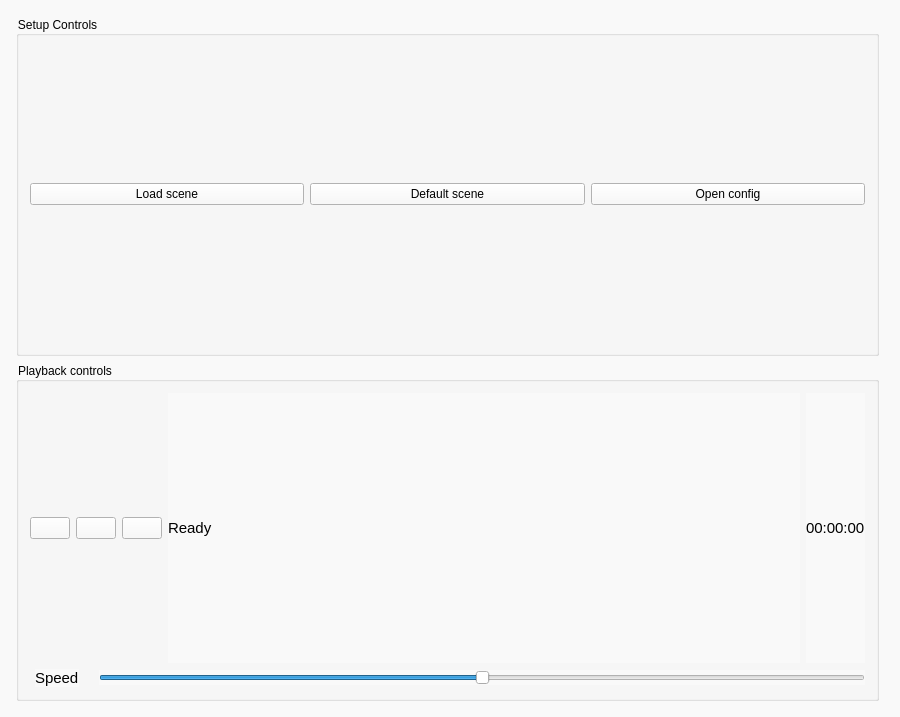
<?xml version="1.0" encoding="UTF-8"?>
<ui version="4.0">
 <class>QArrow2D</class>
 <widget class="QMainWindow" name="QArrow2D">
  <property name="geometry">
   <rect>
    <x>0</x>
    <y>0</y>
    <width>900</width>
    <height>717</height>
   </rect>
  </property>
  <property name="windowTitle">
   <string>QArrow2D</string>
  </property>
  <property name="styleSheet">
   <string notr="true">background-color : rgb(249, 249, 249)</string>
  </property>
  <widget class="QWidget" name="centralWidget">
   <property name="autoFillBackground">
    <bool>false</bool>
   </property>
   <layout class="QHBoxLayout" name="horizontalLayout_3">
    <item>
     <layout class="QHBoxLayout" name="layout">
      <property name="leftMargin">
       <number>0</number>
      </property>
      <property name="topMargin">
       <number>0</number>
      </property>
      <property name="rightMargin">
       <number>0</number>
      </property>
      <property name="bottomMargin">
       <number>0</number>
      </property>
      <item>
       <layout class="QVBoxLayout" name="leftPane">
        <property name="leftMargin">
         <number>0</number>
        </property>
        <property name="topMargin">
         <number>0</number>
        </property>
        <property name="rightMargin">
         <number>0</number>
        </property>
        <property name="bottomMargin">
         <number>0</number>
        </property>
        <item>
         <layout class="QVBoxLayout" name="controls">
          <property name="leftMargin">
           <number>5</number>
          </property>
          <property name="topMargin">
           <number>5</number>
          </property>
          <property name="rightMargin">
           <number>5</number>
          </property>
          <property name="bottomMargin">
           <number>5</number>
          </property>
          <item>
           <widget class="QGroupBox" name="setupControls">
            <property name="title">
             <string>Setup Controls</string>
            </property>
            <layout class="QHBoxLayout" name="horizontalLayout">
             <item>
              <widget class="QPushButton" name="loadScene">
               <property name="text">
                <string>Load scene</string>
               </property>
              </widget>
             </item>
             <item>
              <widget class="QPushButton" name="defaultScene">
               <property name="sizePolicy">
                <sizepolicy hsizetype="Minimum" vsizetype="Fixed">
                 <horstretch>0</horstretch>
                 <verstretch>0</verstretch>
                </sizepolicy>
               </property>
               <property name="text">
                <string>Default scene</string>
               </property>
              </widget>
             </item>
             <item>
              <widget class="QPushButton" name="openConfig">
               <property name="text">
                <string>Open config</string>
               </property>
              </widget>
             </item>
            </layout>
           </widget>
          </item>
          <item>
           <widget class="QGroupBox" name="playbackControls">
            <property name="title">
             <string>Playback controls</string>
            </property>
            <layout class="QVBoxLayout" name="verticalLayout">
             <item>
              <layout class="QHBoxLayout" name="controls1">
               <item>
                <widget class="QPushButton" name="playPause">
                 <property name="sizePolicy">
                  <sizepolicy hsizetype="Minimum" vsizetype="Fixed">
                   <horstretch>0</horstretch>
                   <verstretch>0</verstretch>
                  </sizepolicy>
                 </property>
                 <property name="text">
                  <string/>
                 </property>
                 <property name="icon">
                  <iconset resource="qArrow2D.qrc">
                   <normaloff>:/qArrow2D/icons/play.ico</normaloff>:/qArrow2D/icons/play.ico</iconset>
                 </property>
                </widget>
               </item>
               <item>
                <widget class="QPushButton" name="record">
                 <property name="sizePolicy">
                  <sizepolicy hsizetype="Minimum" vsizetype="Fixed">
                   <horstretch>0</horstretch>
                   <verstretch>0</verstretch>
                  </sizepolicy>
                 </property>
                 <property name="minimumSize">
                  <size>
                   <width>0</width>
                   <height>0</height>
                  </size>
                 </property>
                 <property name="text">
                  <string/>
                 </property>
                 <property name="icon">
                  <iconset resource="qArrow2D.qrc">
                   <normaloff>:/qArrow2D/icons/recStart.ico</normaloff>:/qArrow2D/icons/recStart.ico</iconset>
                 </property>
                </widget>
               </item>
               <item>
                <widget class="QPushButton" name="reset">
                 <property name="text">
                  <string/>
                 </property>
                 <property name="icon">
                  <iconset resource="qArrow2D.qrc">
                   <normaloff>:/qArrow2D/icons/reset.ico</normaloff>:/qArrow2D/icons/reset.ico</iconset>
                 </property>
                </widget>
               </item>
               <item>
                <widget class="QLabel" name="stepsLbl">
                 <property name="sizePolicy">
                  <sizepolicy hsizetype="Expanding" vsizetype="Preferred">
                   <horstretch>0</horstretch>
                   <verstretch>0</verstretch>
                  </sizepolicy>
                 </property>
                 <property name="font">
                  <font>
                   <pointsize>11</pointsize>
                  </font>
                 </property>
                 <property name="text">
                  <string>Ready</string>
                 </property>
                 <property name="alignment">
                  <set>Qt::AlignLeading|Qt::AlignLeft|Qt::AlignVCenter</set>
                 </property>
                </widget>
               </item>
               <item>
                <widget class="QLabel" name="timeLbl">
                 <property name="font">
                  <font>
                   <pointsize>11</pointsize>
                  </font>
                 </property>
                 <property name="text">
                  <string>00:00:00</string>
                 </property>
                </widget>
               </item>
              </layout>
             </item>
             <item>
              <layout class="QHBoxLayout" name="controls2">
               <property name="spacing">
                <number>20</number>
               </property>
               <property name="leftMargin">
                <number>5</number>
               </property>
               <item>
                <widget class="QLabel" name="speedLbl">
                 <property name="font">
                  <font>
                   <pointsize>11</pointsize>
                  </font>
                 </property>
                 <property name="text">
                  <string>Speed</string>
                 </property>
                </widget>
               </item>
               <item>
                <widget class="QSlider" name="speed">
                 <property name="minimum">
                  <number>0</number>
                 </property>
                 <property name="maximum">
                  <number>100</number>
                 </property>
                 <property name="value">
                  <number>50</number>
                 </property>
                 <property name="orientation">
                  <enum>Qt::Horizontal</enum>
                 </property>
                 <property name="invertedControls">
                  <bool>false</bool>
                 </property>
                 <property name="tickPosition">
                  <enum>QSlider::NoTicks</enum>
                 </property>
                </widget>
               </item>
              </layout>
             </item>
            </layout>
           </widget>
          </item>
         </layout>
        </item>
       </layout>
      </item>
      <item>
       <layout class="QVBoxLayout" name="centralPane"/>
      </item>
      <item>
       <layout class="QVBoxLayout" name="rightPane">
        <property name="spacing">
         <number>0</number>
        </property>
        <property name="leftMargin">
         <number>5</number>
        </property>
        <property name="topMargin">
         <number>0</number>
        </property>
        <property name="rightMargin">
         <number>0</number>
        </property>
        <property name="bottomMargin">
         <number>0</number>
        </property>
       </layout>
      </item>
     </layout>
    </item>
   </layout>
  </widget>
 </widget>
 <layoutdefault spacing="6" margin="11"/>
 <resources>
  <include location="qArrow2D.qrc"/>
 </resources>
 <connections/>
</ui>
